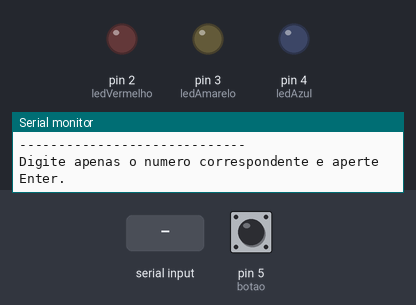
Recording of a sketch running on a simulated Arduino Uno, built with avr-gcc and run on an emulated ATmega328P. On the bench: output pins drawn as LEDs (lit = HIGH), the last lines printed to the serial monitor. Dashed ring = blinking. The inputs (shaded band) are chosen by the test bench; at power-on: pin 5 (botao) HIGH. Random numbers use the default seed unless the sketch sets one.

Above: at 1.3 s.
1.4 s: "1\n" received over Serial
At 3.7 s:
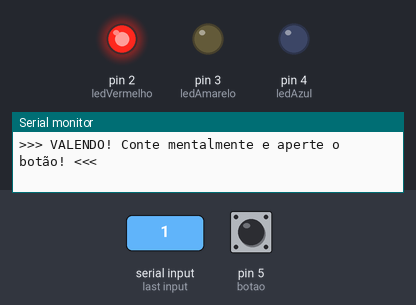
4.4 s: pin 5 (botao) pulled LOW for 0.15 s
At 4.73 s:
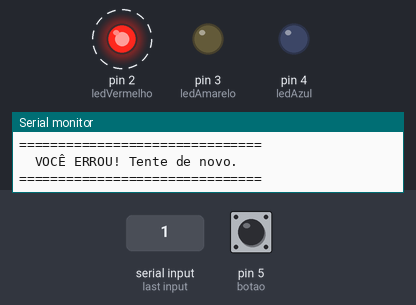
7.4 s: "2\n" received over Serial
At 17.0 s:
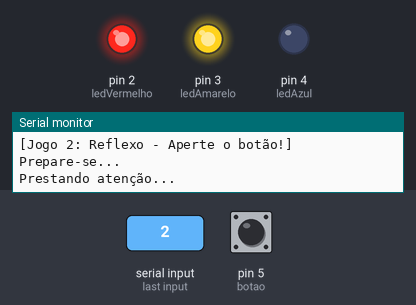
Timing chart, 0 to 20.4 s (numbered marks = the images above; inputs shaded):
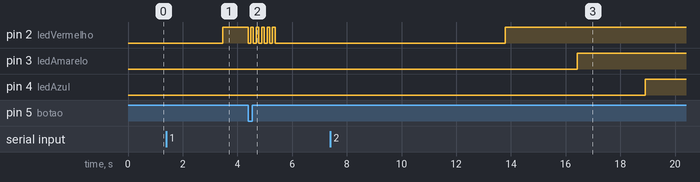

The sketch:

TICODE.ino
```cpp
#include <Wire.h>

const int ledVermelho = 2;
const int ledAmarelo  = 3;
const int ledAzul     = 4;
const int botao       = 5;
const int potenciometro = A1;

// Configuração do Filtro de Média Móvel
const int TAMANHO_FILTRO = 10;

int leds2[3] = {ledVermelho, ledAmarelo, ledAzul};

void setup() {
  Serial.begin(9600);

  pinMode(ledVermelho, OUTPUT);
  pinMode(ledAmarelo, OUTPUT);
  pinMode(ledAzul, OUTPUT);
  pinMode(botao, INPUT_PULLUP);

  randomSeed(analogRead(0));

  mostrarMenu();
}

void loop() {
  if (Serial.available() > 0) {
    String comando = Serial.readStringUntil('\n');
    comando.trim();

    if (comando == "1") {
      jogar1();
      mostrarMenu();
    }
    else if (comando == "2") {
      jogar2();
      mostrarMenu();
    }
    else if (comando == "3") {
      jogar3();
      mostrarMenu();
    }
    else {
      Serial.println("Opção inválida! Digite apenas o número: 1, 2 ou 3.");
    }
  }
}

void mostrarMenu() {
  digitalWrite(ledVermelho, LOW);
  digitalWrite(ledAmarelo, LOW);
  digitalWrite(ledAzul, LOW);

  Serial.println();
  Serial.println("======= MENU DE JOGOS =======");
  Serial.println("Escolha um jogo:");
  Serial.println("Precisao (1), Reflexo (2) e Potenciometro (3).");
  Serial.println("-----------------------------");
  Serial.println("Digite apenas o numero correspondente e aperte Enter.");
}

void jogar1() {
  long tempoAlvo = random(5, 16);

  Serial.println("\n[Jogo 1: Precisão Iniciado!]");
  Serial.print("Seu alvo: ");
  Serial.print(tempoAlvo);
  Serial.println(" segundos.");
  Serial.println("PREPARE-SE... O LED vai acender e sua contagem mental começa!");
  delay(2000);

  digitalWrite(ledVermelho, HIGH);
  unsigned long tempoInicio = millis();

  Serial.println("\n>>> VALENDO! Conte mentalmente e aperte o botão! <<<");

  while (digitalRead(botao) == HIGH) {
  }

  unsigned long tempoFinal = millis();
  digitalWrite(ledVermelho, LOW);

  float seuTempoMental = (tempoFinal - tempoInicio) / 1000.0;

  Serial.print("\nVocê apertou o botão em: ");
  Serial.print(seuTempoMental);
  Serial.println(" segundos.");

  float diferenca = abs(seuTempoMental - tempoAlvo);

  if (diferenca <= 0.5) {
    Serial.println("===============================");
    Serial.println("  PARABÉNS! VOCÊ ACERTOU!!! :D ");
    Serial.println("===============================");
    for(int i=0; i<5; i++){
      digitalWrite(ledAzul, HIGH); delay(100);
      digitalWrite(ledAzul, LOW);  delay(100);
    }
  } else {
    Serial.println("===============================");
    Serial.println("  VOCÊ ERROU! Tente de novo.   ");
    Serial.println("===============================");
    for(int i=0; i<5; i++){
      digitalWrite(ledVermelho, HIGH); delay(100);
      digitalWrite(ledVermelho, LOW);  delay(100);
    }
  }

  delay(4000);
}

void jogar2() {
  digitalWrite(ledVermelho, LOW);
  digitalWrite(ledAmarelo, LOW);
  digitalWrite(ledAzul, LOW);

  Serial.println("\n[Jogo 2: Reflexo - Aperte o botão!]");
  delay(2000);

  Serial.println("Prepare-se...");
  delay(random(1000, 3000));

  Serial.println("Prestando atenção...");

  digitalWrite(leds2[0], HIGH);
  delay(random(1000, 3000));

  digitalWrite(leds2[1], HIGH);
  delay(random(1000, 3000));

  digitalWrite(leds2[2], HIGH);
  unsigned long tempoInicial = millis();

  Serial.println("JÁ!!! GO!!!");

  while (digitalRead(botao) == HIGH) {
  }

  unsigned long tempoFinal = millis();
  unsigned long tempoReacao = tempoFinal - tempoInicial;

  digitalWrite(ledVermelho, LOW);
  digitalWrite(ledAmarelo, LOW);
  digitalWrite(ledAzul, LOW);

  Serial.print("Tempo de Reação: ");
  Serial.print(tempoReacao);
  Serial.println(" ms");

  Serial.print("Jogo 2 finalizado. Tempo: ");
  Serial.print(tempoReacao);
  Serial.println(" ms");

  delay(4000);
}

// Função que calcula a média móvel em tempo real
int lerPotenciometroFiltrado() {
  long soma = 0;
  for (int i = 0; i < TAMANHO_FILTRO; i++) {
    soma += analogRead(potenciometro);
    delay(1); // Pequeno intervalo para estabilização do ADC
  }
  return soma / TAMANHO_FILTRO;
}

void jogar3() {
  int alvo = random(0, 1024);
  int margem = 50;

  Serial.println("\n[Jogo 3: Potenciômetro Iniciado!]");
  Serial.print("Alvo: ");
  Serial.print(alvo);
  Serial.println(" - Gire o potenc.");

  unsigned long tempoInicio = millis();

  // Substituído o analogRead direto pela função filtrada
  while (abs(lerPotenciometroFiltrado() - alvo) > margem) {
    // Opcional: imprimir o valor atual para ajudar o jogador
    // Serial.print("Atual: "); Serial.println(lerPotenciometroFiltrado());
    // delay(100);
  }

  unsigned long tempoFinal = millis();
  float tempoReacao = (tempoFinal - tempoInicio) / 1000.0;

  Serial.print("Acertou! Tempo: ");
  Serial.print(tempoReacao);
  Serial.println(" seg");

  Serial.print("Jogo 3 finalizado. Tempo: ");
  Serial.print(tempoReacao);
  Serial.println(" seg");

  delay(4000);
}
```

Measured:
- after the input at 1.4 s, pin 2 (ledVermelho): LOW → HIGH after 2.1 s
- after the input at 4.4 s, pin 2 (ledVermelho): alternates HIGH for 0.10 s and LOW for 0.10 s, 11 changes in all, then stays LOW, starting at once
- after the input at 7.4 s, pin 2 (ledVermelho): LOW → HIGH after 6.4 s; pin 3 (ledAmarelo): LOW → HIGH after 9.0 s; pin 4 (ledAzul): LOW → HIGH after 11.5 s
